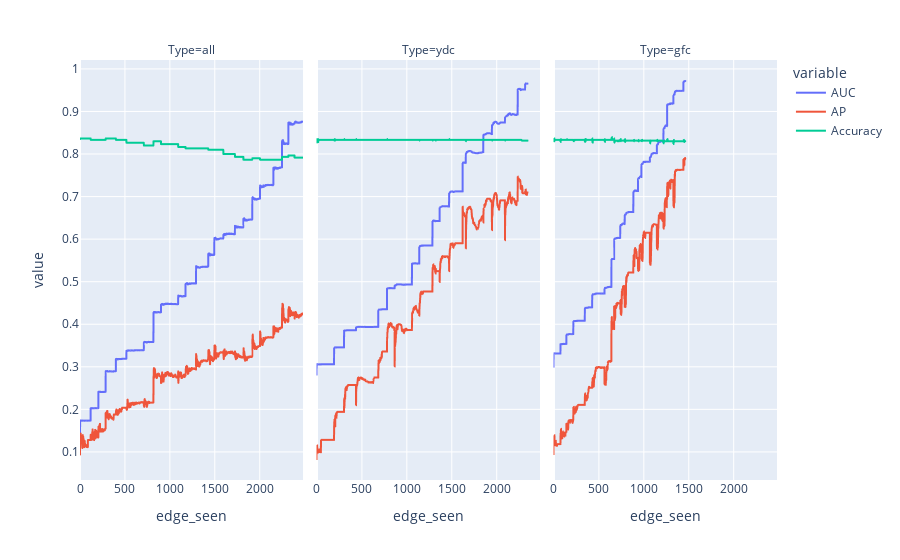

Write notebook code for a chart like this one.
### Code cell
px.line(streaming_evals, x='edge_seen', y=['AUC', 'AP', 'Accuracy'], facet_col='Type')

### Figure 1 — Plotly figure (JSON) as saved in the notebook; plotly's stock layout.template omitted (floating-point values rounded to 4 significant figures; data arrays with more than 128 entries replaced by an {"elided": "..."} marker saying what was removed)
{"data": [{"hovertemplate": "variable=AUC<br>Type=all<br>edge_seen=%{x}<br>value=%{y}<extra></extra>", "legendgroup": "AUC", "line": {"color": "#636efa", "dash": "solid"}, "mode": "lines", "name": "AUC", "showlegend": true, "type": "scattergl", "x": {"elided": "2483 int values"}, "xaxis": "x", "y": {"elided": "2483 float values"}, "yaxis": "y"}, {"hovertemplate": "variable=AUC<br>Type=ydc<br>edge_seen=%{x}<br>value=%{y}<extra></extra>", "legendgroup": "AUC", "line": {"color": "#636efa", "dash": "solid"}, "mode": "lines", "name": "AUC", "showlegend": false, "type": "scattergl", "x": {"elided": "2348 int values"}, "xaxis": "x2", "y": {"elided": "2348 float values"}, "yaxis": "y2"}, {"hovertemplate": "variable=AUC<br>Type=gfc<br>edge_seen=%{x}<br>value=%{y}<extra></extra>", "legendgroup": "AUC", "line": {"color": "#636efa", "dash": "solid"}, "mode": "lines", "name": "AUC", "showlegend": false, "type": "scattergl", "x": {"elided": "1466 int values"}, "xaxis": "x3", "y": {"elided": "1466 float values"}, "yaxis": "y3"}, {"hovertemplate": "variable=AP<br>Type=all<br>edge_seen=%{x}<br>value=%{y}<extra></extra>", "legendgroup": "AP", "line": {"color": "#EF553B", "dash": "solid"}, "mode": "lines", "name": "AP", "showlegend": true, "type": "scattergl", "x": {"elided": "2483 int values"}, "xaxis": "x", "y": {"elided": "2483 float values"}, "yaxis": "y"}, {"hovertemplate": "variable=AP<br>Type=ydc<br>edge_seen=%{x}<br>value=%{y}<extra></extra>", "legendgroup": "AP", "line": {"color": "#EF553B", "dash": "solid"}, "mode": "lines", "name": "AP", "showlegend": false, "type": "scattergl", "x": {"elided": "2348 int values"}, "xaxis": "x2", "y": {"elided": "2348 float values"}, "yaxis": "y2"}, {"hovertemplate": "variable=AP<br>Type=gfc<br>edge_seen=%{x}<br>value=%{y}<extra></extra>", "legendgroup": "AP", "line": {"color": "#EF553B", "dash": "solid"}, "mode": "lines", "name": "AP", "showlegend": false, "type": "scattergl", "x": {"elided": "1466 int values"}, "xaxis": "x3", "y": {"elided": "1466 float values"}, "yaxis": "y3"}, {"hovertemplate": "variable=Accuracy<br>Type=all<br>edge_seen=%{x}<br>value=%{y}<extra></extra>", "legendgroup": "Accuracy", "line": {"color": "#00cc96", "dash": "solid"}, "mode": "lines", "name": "Accuracy", "showlegend": true, "type": "scattergl", "x": {"elided": "2483 int values"}, "xaxis": "x", "y": {"elided": "2483 float values"}, "yaxis": "y"}, {"hovertemplate": "variable=Accuracy<br>Type=ydc<br>edge_seen=%{x}<br>value=%{y}<extra></extra>", "legendgroup": "Accuracy", "line": {"color": "#00cc96", "dash": "solid"}, "mode": "lines", "name": "Accuracy", "showlegend": false, "type": "scattergl", "x": {"elided": "2348 int values"}, "xaxis": "x2", "y": {"elided": "2348 float values"}, "yaxis": "y2"}, {"hovertemplate": "variable=Accuracy<br>Type=gfc<br>edge_seen=%{x}<br>value=%{y}<extra></extra>", "legendgroup": "Accuracy", "line": {"color": "#00cc96", "dash": "solid"}, "mode": "lines", "name": "Accuracy", "showlegend": false, "type": "scattergl", "x": {"elided": "1466 int values"}, "xaxis": "x3", "y": {"elided": "1466 float values"}, "yaxis": "y3"}], "layout": {"annotations": [{"font": {}, "showarrow": false, "text": "Type=all", "x": 0.16, "xanchor": "center", "xref": "paper", "y": 1, "yanchor": "bottom", "yref": "paper"}, {"font": {}, "showarrow": false, "text": "Type=ydc", "x": 0.5, "xanchor": "center", "xref": "paper", "y": 1, "yanchor": "bottom", "yref": "paper"}, {"font": {}, "showarrow": false, "text": "Type=gfc", "x": 0.84, "xanchor": "center", "xref": "paper", "y": 1, "yanchor": "bottom", "yref": "paper"}], "autosize": true, "legend": {"title": {"text": "variable"}, "tracegroupgap": 0}, "margin": {"t": 60}, "xaxis": {"anchor": "y", "autorange": true, "domain": [0, 0.32], "range": [0, 2482], "title": {"text": "edge_seen"}, "type": "linear"}, "xaxis2": {"anchor": "y2", "autorange": true, "domain": [0.34, 0.66], "matches": "x", "range": [0, 2482], "title": {"text": "edge_seen"}, "type": "linear"}, "xaxis3": {"anchor": "y3", "autorange": true, "domain": [0.68, 1.0], "matches": "x", "range": [0, 2482], "title": {"text": "edge_seen"}, "type": "linear"}, "yaxis": {"anchor": "x", "autorange": true, "domain": [0, 1], "range": [0.03398, 1.021], "title": {"text": "value"}, "type": "linear"}, "yaxis2": {"anchor": "x2", "autorange": true, "domain": [0, 1], "matches": "y", "range": [0.03398, 1.021], "showticklabels": false, "type": "linear"}, "yaxis3": {"anchor": "x3", "autorange": true, "domain": [0, 1], "matches": "y", "range": [0.03398, 1.021], "showticklabels": false, "type": "linear"}}}
